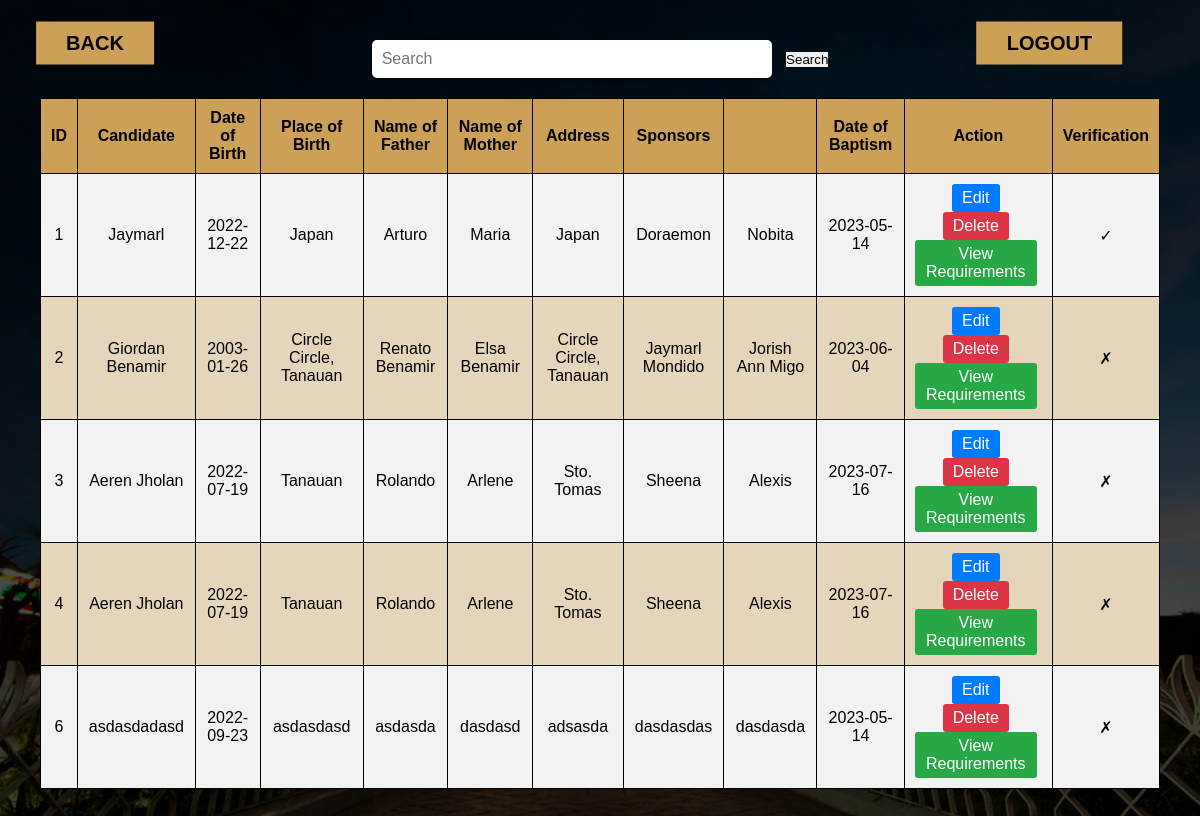
Page /adminbaptism.php (signed in) on the committed database.
### tables this page shows
CREATE TABLE `tbl_baptism` (
  `id` int(11) NOT NULL,
  `Candidate` varchar(255) NOT NULL,
  `Birth` date NOT NULL,
  `Place` varchar(255) NOT NULL,
  `Father` varchar(255) NOT NULL,
  `Mother` varchar(255) NOT NULL,
  `Address` varchar(255) NOT NULL,
  `Godmother` varchar(255) NOT NULL,
  `Godfather` varchar(255) NOT NULL,
  `Baptism` date NOT NULL,
  `Verification` tinyint(1) NOT NULL,
  `Verification1` tinyint(1) NOT NULL,
  `Verification2` tinyint(1) NOT NULL,
  `Verification3` tinyint(1) NOT NULL
);

### adminbaptism.php (the view, shortened to what this page needs)
<?php
	  $conn = new mysqli('localhost', 'root', '', 'db_church');
	  $result = $conn->query("SELECT * FROM tbl_baptism");
?>
<!DOCTYPE html>
<html lang="en">
<head>
  	<link rel="stylesheet" href="admin.css">
</head>
<body>
	<div class="container">
		<div class="content">
			<a href="logout.php" class="btn"><b>LOGOUT</b></a>
			<a href="admin1.php" class="btn2"><b>BACK</b></a>
		</div>
		<div class="container my-5">
			<form method="post">
           	 <input type="text" placeholder="Search" name="search">
           	 <button class="btn btn-dark btn-sm" name="submit"> Search </button>
        	</form>
		<table>
			<tr>
				<th>ID</th>
				<th>Candidate</th>
				<th>Date of Birth</th>
				<th>Place of Birth</th>
				<th>Name of Father</th>
				<th>Name of Mother</th>
				<th>Address</th>
				<th>Sponsors</th>
				<th> </th>
				<th>Date of Baptism</th>
				<th>Action</th>
				<th>Verification</th>
			</tr>
			<?php while ($row = mysqli_fetch_assoc($result)): ?>
				<tr>
					<td><?php echo $row['id']; ?></td>
					<td><?php echo $row['Candidate']; ?></td>
					<td><?php echo $row['Birth']; ?></td>
					<td><?php echo $row['Place']; ?></td>
					<td><?php echo $row['Father']; ?></td>
					<td><?php echo $row['Mother']; ?></td>
					<td><?php echo $row['Address']; ?></td>
					<td><?php echo $row['Godmother']; ?></td>
					<td><?php echo $row['Godfather']; ?></td>
					<td><?php echo $row['Baptism']; ?></td>
					<td>
        <a href="editbaptism.php?id=<?php echo $row['id']; ?>" class="edit-btn active">Edit</a>
        <form method="post">
          <button type="submit" name="delete" class="delete-btn active">Delete</button>
        </form>
        <a href="brequirements.php?id=<?php echo $row['id']; ?>" class="view-requirements-btn active">View Requirements</a>
      </td>
				<td>
  			<?php if ($row['Verification'] == 1) {
          echo "&#x2713;";
      } else {
          echo "&#x2717;";
      } ?>
      </td>
				</tr>
		</div>
<?php endwhile; ?>

### admin.css (style rules this page uses)
* { font-family: 'Popins', sans-serif; margin: 0; padding: 0; box-sizing: border-box; outline: none; border: none; text-decoration: none; }
html, body { height: 100%; background-repeat: no-repeat; background-size: cover; background-position: center; background-attachment: fixed; scroll-behavior: smooth; background-image: linear-gradient(rgba(0,0,0,0.7),rgba(0,0,0,0.7)),url(Image/church2.jpg); }
a { text-decoration: none; color:#fff; font: 1rem; }
.container { min-height: 50vh; display: flex; align-items: center; justify-content: center; padding:20px; padding-bottom: 60px; flex-direction: column; }
form input[type="text"] { width: 400px; padding: 10px; font-size: 16px; border-radius: 5px; border: none; box-shadow: 0px 2px 5px rgba(0, 0, 0, 0.25); margin-right: 10px; }
.container .content { text-align: center; }
.container .content .btn { display: inline-block; padding: 10px 30px; font-size: 20px; background: #CDA057; color: rgb(0, 0, 0); margin: 0 5px; text-transform: capitalize; position: absolute; top: 0; right: 0; transform: translate(-50%, 50%); }
.container .content .btn2 { display: inline-block; padding: 10px 30px; font-size: 20px; background: #CDA057; color: rgb(0, 0, 0); margin: 0 5px; text-transform: capitalize; position: absolute; top: 0; left: 90px; transform: translate(-50%, 50%); }
table { width: 100%; border-collapse: collapse; margin-top: 20px; }
th, td { padding: 10px; text-align: center; border: 1px solid #000000; }
th { background-color: #CDA057; color: #000000; }
tr:nth-child(even) { background-color: #f2f2f2; }
tr:nth-child(odd) { background-color: #e5d5ba; }
.edit-btn { background-color: transparent; border: none; color: #007bff; font-size: 1rem; text-decoration: none; margin-right: 1rem; }
.delete-btn { background-color: transparent; border: none; color: #dc3545; font-size: 1rem; text-decoration: none; }
.edit-btn, .delete-btn, .view-requirements-btn { color: #fff; background-color: #007bff; border-color: #007bff; padding: 5px 10px; border-radius: 3px; text-decoration: none; display: inline-block; margin-right: 5px; }
.delete-btn { background-color: #dc3545; border-color: #dc3545; }
.view-requirements-btn { background-color: #28a745; border-color: #28a745; }

### rows in the picture
tbl_baptism: id "1", Candidate "Jaymarl", Birth "2022-12-22", Place "Japan", Father "Arturo", Mother "Maria", Address "Japan", Godmother "Doraemon", Godfather "Nobita", Baptism "2023-05-14"
tbl_baptism: id "2", Candidate "Giordan Benamir", Birth "2003-01-26", Place "Circle Circle, Tanauan", Father "Renato Benamir", Mother "Elsa Benamir", Address "Circle Circle, Tanauan", Godmother "Jaymarl Mondido", Godfather "Jorish Ann Migo", Baptism "2023-06-04"
tbl_baptism: id "3", Candidate "Aeren Jholan", Birth "2022-07-19", Place "Tanauan", Father "Rolando", Mother "Arlene", Address "Sto. Tomas", Godmother "Sheena", Godfather "Alexis", Baptism "2023-07-16"
tbl_baptism: id "4", Candidate "Aeren Jholan", Birth "2022-07-19", Place "Tanauan", Father "Rolando", Mother "Arlene", Address "Sto. Tomas", Godmother "Sheena", Godfather "Alexis", Baptism "2023-07-16"
tbl_baptism: id "6", Candidate "asdasdadasd", Birth "2022-09-23", Place "asdasdasd", Father "asdasda", Mother "dasdasd", Address "adsasda", Godmother "dasdasdas", Godfather "dasdasda", Baptism "2023-05-14"
